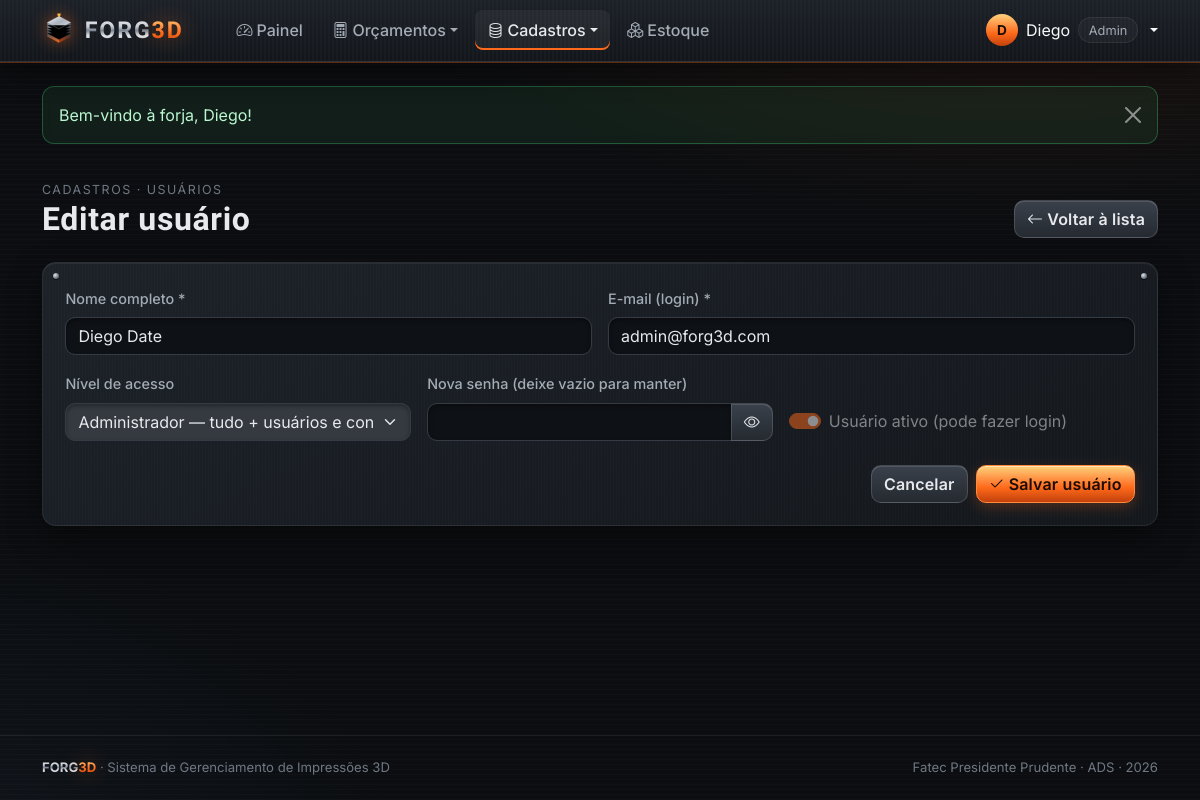
Screenshot of /view/cadastroUsuario.php?id=1 (signed in) with the database file from the repository.
### tables this page shows
CREATE TABLE `usuarios` (
  `id` int(11) NOT NULL AUTO_INCREMENT,
  `nome` varchar(100) NOT NULL,
  `email` varchar(120) NOT NULL,
  `senha` varchar(255) NOT NULL,
  `nivel` enum('admin','operador') NOT NULL DEFAULT 'operador',
  `ativo` tinyint(1) NOT NULL DEFAULT 1,
  `criado_em` datetime NOT NULL DEFAULT current_timestamp(),
  PRIMARY KEY (`id`),
  UNIQUE KEY `email` (`email`)
);

### processamento/sessao.php (called while the page is built, shortened)
<?php
require_once __DIR__ . '/funcoesBD.php';
function usuarioLogado(): ?array
{
    return $_SESSION['usuario'] ?? null;
}
function pegarAviso(): ?array
{
    $a = $_SESSION['aviso'] ?? null;
    return $a;
}
function valorAntigo(string $campo, $padrao = '')
{
    return $_SESSION['form'][$campo] ?? $padrao;
}

### processamento/funcoesBD.php (called while the page is built, shortened)
<?php
function conectar(): PDO
{
    static $pdo = null;
    if ($pdo === null) {
        $dsn = 'mysql:host=' . DB_HOST . ';dbname=' . DB_NOME . ';charset=utf8mb4';
        try {
            $pdo = new PDO($dsn, DB_USUARIO, DB_SENHA, [
                PDO::ATTR_ERRMODE            => PDO::ERRMODE_EXCEPTION,
                PDO::ATTR_DEFAULT_FETCH_MODE => PDO::FETCH_ASSOC,
                PDO::ATTR_EMULATE_PREPARES   => false,
            ]);
        } catch (PDOException $e) {
            http_response_code(500);
            die('<h3 style="font-family:sans-serif">Não foi possível conectar ao banco "' . DB_NOME
                . '". Verifique se o MySQL do XAMPP está ligado e se o arquivo banco/forg3d.sql foi importado no phpMyAdmin.</h3>');
        }
    }
    return $pdo;
}
function consultarUm(string $sql, array $params = []): ?array
{
    $st = conectar()->prepare($sql);
    $st->execute($params);
    $linha = $st->fetch();
    return $linha === false ? null : $linha;
}
function buscarUsuario(int $id): ?array
{
    return consultarUm('SELECT id, nome, email, nivel, ativo FROM usuarios WHERE id = ?', [$id]);
}
function h($texto): string
{
    return htmlspecialchars((string) $texto, ENT_QUOTES, 'UTF-8');
}

### view/cadastroUsuario.php (the view, shortened to what this page needs)
<?php
require_once '../processamento/sessao.php';
$id = (int) ($_GET['id'] ?? 0);
$us = $id ? buscarUsuario($id) : null;
$v = fn($campo, $padrao = '') => valorAntigo($campo, $us[$campo] ?? $padrao);
$eu = $id === usuarioLogado()['id'];
$pagina = 'cadastros';
require 'includes/topo.php';
?>
<div class="f-cabecalho">
    <div>
        <span class="f-mini">Cadastros · Usuários</span>
        <h1><?= $us ? 'Editar usuário' : 'Novo usuário' ?></h1>
    </div>
    <a href="verUsuario.php" class="btn btn-aco"><i class="bi bi-arrow-left me-1"></i>Voltar à lista</a>
</div>
<form class="f-card f-rebites" action="../processamento/processamento.php" method="POST">
    <div class="row g-3">
        <div class="col-md-6">
            <label class="form-label" for="nome">Nome completo *</label>
            <input class="form-control" id="nome" name="nome" required maxlength="100" value="<?= h($v('nome')) ?>">
        </div>
        <div class="col-md-6">
            <label class="form-label" for="email">E-mail (login) *</label>
            <input type="email" class="form-control" id="email" name="email" required maxlength="120" value="<?= h($v('email')) ?>">
        </div>
        <div class="col-md-4">
            <label class="form-label" for="nivel">Nível de acesso</label>
            <select class="form-select" id="nivel" name="nivel" <?= $eu ? 'disabled' : '' ?>>
                <option value="admin" <?= $v('nivel') === 'admin' ? 'selected' : '' ?>>Administrador — tudo + usuários e configurações</option>
            </select>
        </div>
        <div class="col-md-4">
            <label class="form-label" for="senha"><?= $us ? 'Nova senha (deixe vazio para manter)' : 'Senha *' ?></label>
            <div class="input-group">
                <input type="password" class="form-control" id="senha" name="senha" minlength="6" <?= $us ? '' : 'required' ?> autocomplete="new-password">
                <button class="btn btn-aco" type="button" data-mostrar-senha="#senha" aria-label="Mostrar senha"><i class="bi bi-eye"></i></button>
            </div>
        </div>
        <div class="col-md-4 d-flex align-items-end">
            <div class="form-check form-switch mb-2">
                <input class="form-check-input" type="checkbox" role="switch" id="ativo" name="ativo" <?= (int) $v('ativo', 1) ? 'checked' : '' ?> <?= $eu ? 'disabled' : '' ?>>
                <label class="form-check-label" for="ativo">Usuário ativo (pode fazer login)</label>
            </div>
        </div>
    </div>
    <div class="d-flex justify-content-end gap-2 mt-4">
        <a href="verUsuario.php" class="btn btn-aco">Cancelar</a>
        <button class="btn btn-forja" type="submit"><i class="bi bi-check2 me-1"></i>Salvar usuário</button>
    </div>
</form>
<?php limparFormulario(); require 'includes/rodape.php'; ?>

### view/includes/topo.php (shortened to what this page needs)
<?php
$pagina  = $pagina ?? '';
$semMenu = $semMenu ?? false;
$u = usuarioLogado();
$aviso = pegarAviso();
function ativo(string $item, string $pagina): string
{
    return $item === $pagina ? ' active' : '';
}
?>
<!DOCTYPE html>
<html lang="pt-BR" data-bs-theme="dark">
<head>
    <link rel="stylesheet" href="https://cdn.jsdelivr.net/npm/bootstrap@5.3.3/dist/css/bootstrap.min.css">
    <link rel="stylesheet" href="https://cdn.jsdelivr.net/npm/bootstrap-icons@1.11.3/font/bootstrap-icons.min.css">
    <link rel="stylesheet" href="../css/forg3d.css">
</head>
<body<?= $semMenu ? ' class="f-login-pagina"' : '' ?>>
<?php if (!$semMenu && $u): ?>
<nav class="navbar navbar-expand-lg f-navbar sticky-top">
    <div class="container-xl">
        <a class="f-logo navbar-brand" href="home.php">
            <img src="../img/logo.svg" alt="">
            <span><span class="f-texto-aco">FORG</span><span class="f-texto-brasa">3D</span></span>
        </a>
        <div class="collapse navbar-collapse" id="menu">
            <ul class="navbar-nav me-auto ms-lg-4 gap-lg-1">
                <li class="nav-item"><a class="nav-link<?= ativo('home', $pagina) ?>" href="home.php"><i class="bi bi-speedometer2 me-1"></i>Painel</a></li>
                <li class="nav-item dropdown">
                    <a class="nav-link dropdown-toggle<?= ativo('orcamentos', $pagina) ?>" href="#" data-bs-toggle="dropdown"><i class="bi bi-calculator me-1"></i>Orçamentos</a>
                </li>
                <li class="nav-item dropdown">
                    <a class="nav-link dropdown-toggle<?= ativo('cadastros', $pagina) ?>" href="#" data-bs-toggle="dropdown"><i class="bi bi-database me-1"></i>Cadastros</a>
                </li>
                <li class="nav-item"><a class="nav-link<?= ativo('estoque', $pagina) ?>" href="estoque.php"><i class="bi bi-boxes me-1"></i>Estoque</a></li>
            </ul>
            <div class="dropdown">
                <a href="#" class="d-flex align-items-center gap-2 text-decoration-none dropdown-toggle text-light" data-bs-toggle="dropdown">
                    <span class="f-avatar"><?= h(mb_strtoupper(mb_substr($u['nome'], 0, 1))) ?></span>
                    <span class="d-none d-md-inline"><?= h(explode(' ', $u['nome'])[0]) ?></span>
                    <span class="f-chip d-none d-md-inline-flex"><?= $u['nivel'] === 'admin' ? 'Admin' : 'Operador' ?></span>
                </a>
            </div>
        </div>
    </div>
</nav>
<?php endif; ?>
<main class="<?= $semMenu ? 'f-login-caixa' : 'container-xl pb-4' ?>">
<?php if ($aviso): ?>
    <div class="alert alert-<?= h($aviso['tipo']) ?> alert-dismissible f-flash <?= $semMenu ? 'mb-3' : 'mt-4 mb-0' ?>" role="alert">
        <?= h($aviso['texto']) ?>
        <button type="button" class="btn-close" data-bs-dismiss="alert" aria-label="Fechar"></button>
    </div>
<?php endif; ?>

### rows the page displays
usuarios: nome "D", nome "Diego", nome "Diego Date", email "admin@forg3d.com", nivel "Administrador — tudo + usuários e configurações", ativo "☑"

### other values shown
$aviso['texto'] "Bem-vindo à forja, Diego!"
